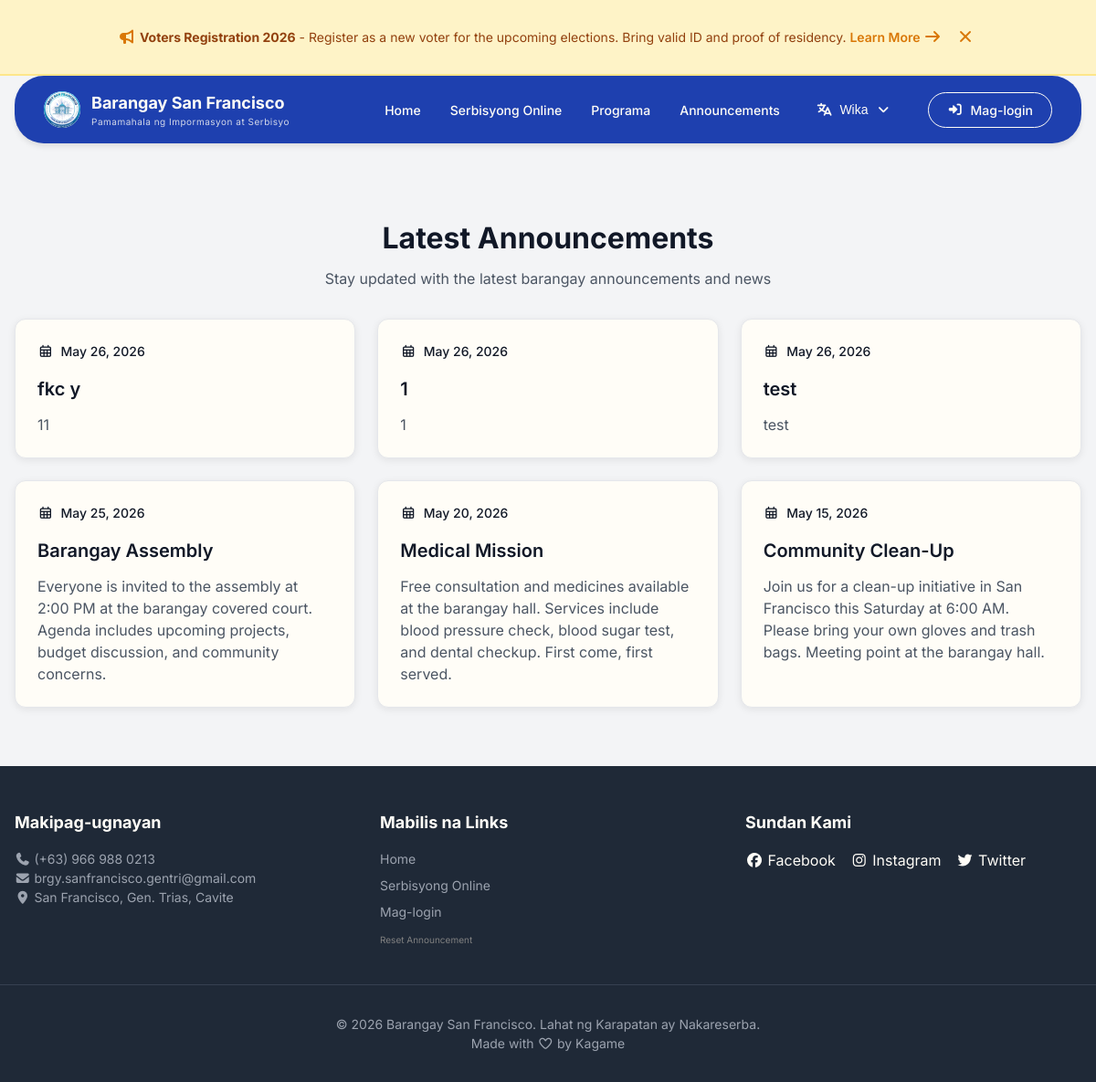
Screenshot of /pages/announcements.php with the database file from the repository.
### tables this page shows
CREATE TABLE IF NOT EXISTS `campaigns` (
  `campaign_id` int NOT NULL AUTO_INCREMENT,
  `title` varchar(200) NOT NULL,
  `description` text,
  `start_date` datetime NOT NULL,
  `end_date` datetime NOT NULL,
  `type` enum('voters','assistance','scholarship','medical','permit','other') DEFAULT 'other',
  `is_active` tinyint(1) DEFAULT '1',
  `created_at` timestamp NULL DEFAULT CURRENT_TIMESTAMP,
  PRIMARY KEY (`campaign_id`)
);

CREATE TABLE IF NOT EXISTS `announcements` (
  `announcement_id` int NOT NULL AUTO_INCREMENT,
  `title` varchar(255) NOT NULL,
  `content` text NOT NULL,
  `created_by` int DEFAULT NULL,
  `created_at` timestamp NULL DEFAULT CURRENT_TIMESTAMP,
  `updated_at` timestamp NULL DEFAULT CURRENT_TIMESTAMP ON UPDATE CURRENT_TIMESTAMP,
  PRIMARY KEY (`announcement_id`),
  KEY `created_by` (`created_by`)
);

### includes/core/queries.php (called while the page is built, shortened)
<?php
function getTopAnnouncement() {
    global $conn;
    $sql = "SELECT * FROM campaigns WHERE is_active = 1 AND end_date > NOW() ORDER BY end_date ASC LIMIT 1";
    $stmt = $conn->prepare($sql);
    $stmt->execute();
    return $stmt->get_result()->fetch_assoc();
}
?>

### pages/announcements.php (the view)
<?php
require_once '../includes/core/init.php';
include '../includes/layouts/header.php';
?>
<link rel="stylesheet" href="/barangay-residence-system/assets/css/pages/announcements.css">
<?php include '../includes/layouts/navbar.php'; ?>
<main>
    <div class="container">
        <div class="announcements-header">
            <h1>Latest Announcements</h1>
            <p>Stay updated with the latest barangay announcements and news</p>
        </div>
        <div class="announcements-list">
            <?php
            $stmt = $conn->prepare("SELECT * FROM announcements ORDER BY created_at DESC");
            $stmt->execute();
            $announcements = $stmt->get_result()->fetch_all(MYSQLI_ASSOC);
            if (empty($announcements)): ?>
                <div class="no-announcements">
                    <i class="fas fa-bullhorn"></i>
                    <p>No announcements yet. Please check back later.</p>
                </div>
            <?php else: ?>
                <?php foreach ($announcements as $a): ?>
                    <div class="announcement-card">
                        <div class="announcement-date">
                            <i class="far fa-calendar-alt"></i>
                            <span><?php echo date('F d, Y', strtotime($a['created_at'])); ?></span>
                        </div>
                        <h3><?php echo htmlspecialchars($a['title']); ?></h3>
                        <p><?php echo nl2br(htmlspecialchars($a['content'])); ?></p>
                    </div>
                <?php endforeach; ?>
            <?php endif; ?>
        </div>
    </div>
</main>
<?php include '../includes/layouts/footer.php'; ?>

### includes/layouts/header.php (shortened to what this page needs)
<!DOCTYPE html>
<html lang="<?php echo $_SESSION['lang'] ?? 'tl'; ?>">
<head>
    <link rel="stylesheet" href="https://cdnjs.cloudflare.com/ajax/libs/font-awesome/7.0.1/css/all.css">
    <link rel="stylesheet" href="/barangay-residence-system/assets/css/main.css">
</head>
<body>
<?php
$topAnnouncement = getTopAnnouncement();
$showAnnouncement = !isset($_COOKIE['announcement_closed']) || $_COOKIE['announcement_closed'] != $topAnnouncement['campaign_id'];
if ($topAnnouncement && $showAnnouncement):
?>
<div id="topAnnouncementBar" class="top-announcement-bar">
    <div class="container">
        <div class="top-announcement-content">
            <i class="fas fa-bullhorn"></i>
            <span><strong><?php echo htmlspecialchars($topAnnouncement['title']); ?></strong> - <?php echo htmlspecialchars($topAnnouncement['description']); ?></span>
            <a href="/barangay-residence-system/pages/campaigns.php" class="announcement-link">Learn More <i class="fas fa-arrow-right"></i></a>
            <button class="close-announcement" onclick="closeAnnouncement(<?php echo $topAnnouncement['campaign_id']; ?>)" aria-label="Close">
                <i class="fas fa-times"></i>
            </button>
        </div>
    </div>
</div>
<?php endif; ?>

### assets/css/pages/announcements.css (style rules this page uses)
.announcements-header { text-align: center; padding: 3rem 0 2rem; }
.announcements-header h1 { font-size: 2rem; color: var(--gray-900); margin-bottom: 0.5rem; }
.announcements-header p { color: var(--gray-600); }
.announcements-list { display: grid; grid-template-columns: repeat(auto-fill, minmax(350px, 1fr)); gap: 1.5rem; margin-bottom: 3rem; }
.announcement-card { background: var(--white); border-radius: 12px; padding: 1.5rem; box-shadow: 0 2px 8px rgba(0,0,0,0.08); transition: transform 0.2s, box-shadow 0.2s; border: 1px solid var(--gray-200); }
.announcement-date { display: flex; align-items: center; gap: 0.5rem; color: var(--primary-color); font-size: 0.875rem; margin-bottom: 1rem; font-weight: 500; }
.announcement-date i { font-size: 0.875rem; }
.announcement-card h3 { font-size: 1.25rem; margin-bottom: 0.75rem; color: var(--gray-900); }
.announcement-card p { color: var(--gray-600); line-height: 1.5; }

### assets/css/base/variables.css (style rules this page uses)
:root { --primary-blue: #1e40af; --primary-blue-dark: #1e3a8a; --primary-blue-light: #3b82f6; --primary-blue-50: #eff6ff; --white: #fffdf7; --gray-50: #f9fafb; --gray-100: #f3f4f6; --gray-200: #e5e7eb; --gray-300: #d1d5db; --gray-400: #9ca3af; --gray-500: #6b7280; --gray-600: #4b5563; --gray-700: #374151; --gray-800: #1f2937; --gray-900: #111827; --error-red: #b91c1c; --error-red-light: #fef2f2; --success-green: #10b981; --success-green-light: #d1fae5; --warning-orange: #f59e0b; --warning-orange-light: #fffbeb; --shadow-sm: 0 1px 2px 0 rgba(0, 0, 0, 0.05); --shadow-md: 0 4px 6px -1px rgba(0, 0, 0, 0.1); --shadow-lg: 0 10px 15px -3px rgba(0, 0, 0, 0.1); --shadow-xl: 0 20px 25px -5px rgba(0, 0, 0, 0.1); --radius-sm: 0.375rem; --radius-md: 0.5rem; --radius-lg: 0.75rem; --radius-xl: 1rem; }

### assets/css/base/typography.css (style rules this page uses)
h1 { font-size: 2rem; font-weight: 700; }
h3 { font-size: 1.25rem; font-weight: 600; }

### assets/css/sections/announcement.css (style rules this page uses)
.announcement-card { padding: 1.5rem; transition: all 0.3s ease; }
.announcement-date { display: flex; align-items: center; gap: 0.5rem; color: var(--primary-blue); font-size: 0.875rem; font-weight: 600; margin-bottom: 1rem; }
.announcement-card p { color: var(--gray-600); line-height: 1.5; }

### assets/css/sections/top-announcement.css (style rules this page uses)
.top-announcement-bar { background-color: #fef3c7; color: #92400e; padding: 0.75rem 0; font-size: 0.875rem; border-bottom: 2px solid #fde68a; position: relative; z-index: 100; text-align: center; }
.top-announcement-content i { font-size: 1rem; color: #d97706; animation: iconPulse 0.8s ease-in-out infinite; }
.top-announcement-content span { animation: textPulse 1s ease-in-out infinite; }
.announcement-link { color: #d97706; text-decoration: none; font-weight: 600; }
.close-announcement { background: none; border: none; color: #92400e; cursor: pointer; padding: 0.25rem; margin-left: 0.5rem; }

### rows the page displays
campaigns: title "Voters Registration 2026", description "Register as a new voter for the upcoming elections. Bring valid ID and proof of residency."
announcements: created_at "May 26, 2026", title "fkc y", content "11"
announcements: created_at "May 26, 2026", title "1", content "1"
announcements: created_at "May 26, 2026", title "test", content "test"
announcements: created_at "May 25, 2026", title "Barangay Assembly", content "Everyone is invited to the assembly at 2:00 PM at the barangay covered court. Agenda includes upcoming projects, budget discussion, and community concerns."
announcements: created_at "May 20, 2026", title "Medical Mission", content "Free consultation and medicines available at the barangay hall. Services include blood pressure check, blood sugar test, and dental checkup. First come, first served."
announcements: created_at "May 15, 2026", title "Community Clean-Up", content "Join us for a clean-up initiative in San Francisco this Saturday at 6:00 AM. Please bring your own gloves and trash bags. Meeting point at the barangay hall."

### other values shown
__('sub-header') "Pamamahala ng Impormasyon at Serbisyo"
__('nav-home') "Home"
__('nav-services') "Serbisyong Online"
__('nav-programs') "Programa"
__('language') "Wika"
__('login') "Mag-login"
__('f-contact') "Makipag-ugnayan"
__('f-links') "Mabilis na Links"
__('f-follow') "Sundan Kami"
__('footer-copy') "© 2026 Barangay San Francisco. Lahat ng Karapatan ay Nakareserba."
